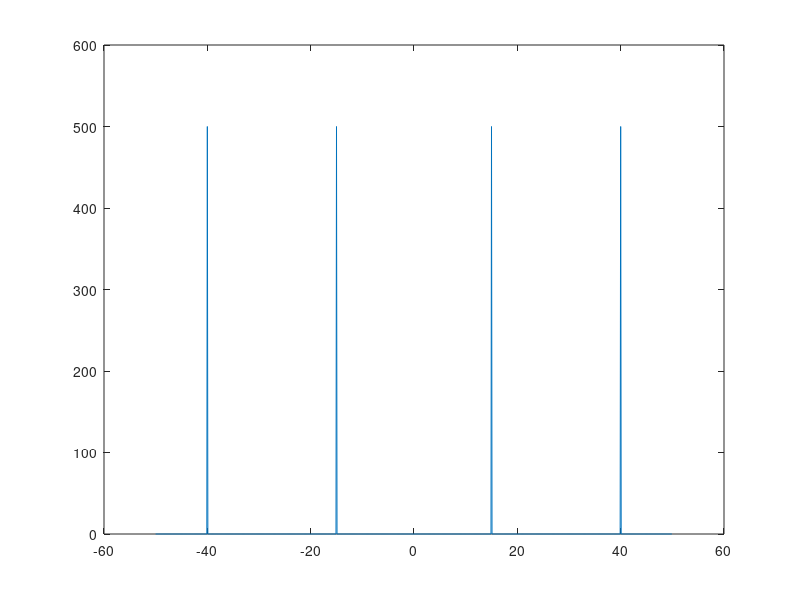
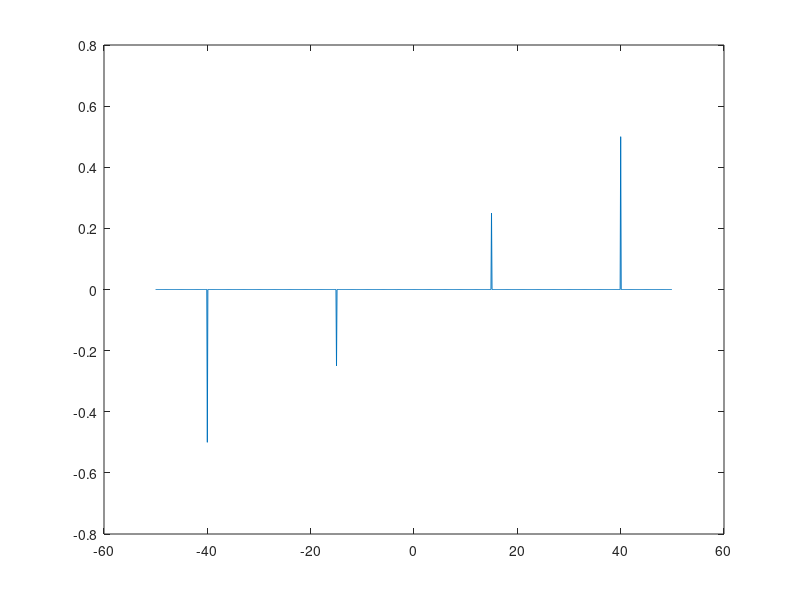

MATLAB code to generate these figures, in order:
t = 0:0.01:9.99;
x = cos(2*pi*15*t + pi/4) + cos(2*pi*40*t + pi/2);
y = fft(x);
z = fftshift(y);
ly = length(y);
f = (-ly/2:ly/2-1)*100/ly;
plot(f,abs(z));
tol = 1e-6;
z(abs(z) < tol) = 0;
theta = angle(z);
figure;
plot(f,theta/pi);
